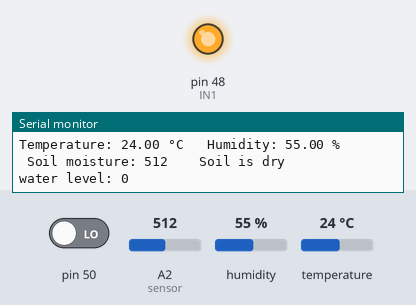
Simulated run of this sketch. Board: Arduino Mega 2560, built with avr-gcc and run on an emulated ATmega2560. Shown: output pins drawn as LEDs (lit = HIGH), the last lines printed to the serial monitor. The inputs (shaded band) are chosen by the test bench; at power-on: A2 (sensor) = 512, pin 50 LOW, humidity 55 %, temperature 24 °C.

Above: at 16.0 s.
16.1 s: A2 (sensor) set to 583
18.5 s: A2 (sensor) set to 610
At 28.2 s:
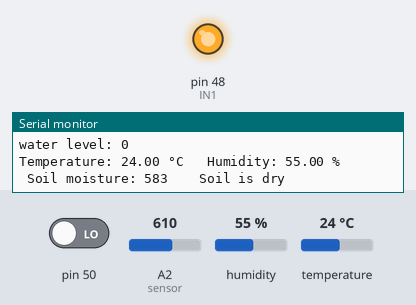
42.5 s: A2 (sensor) set to 590
At 48.3 s:
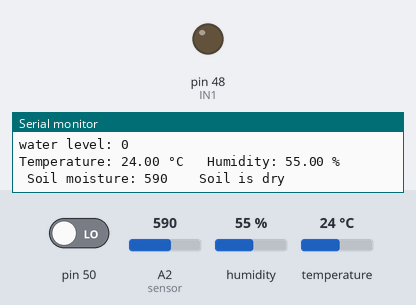
Timing chart, 0 to 49.8 s (numbered marks = the images above; inputs shaded):
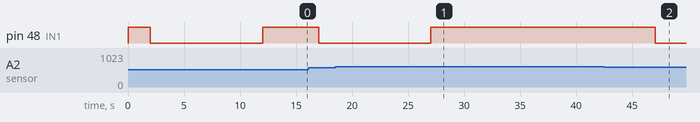

The sketch:

IrrigationSystem_string.ino
```cpp
#include "DHT.h"

#define DHT_PIN 52
#define DHT_TYPE DHT22
#define IN1 48
DHT dht22(DHT_PIN, DHT_TYPE);
const int min1SoilMoisture = 600;
const int max2SoilMoisture = 300;
const int mid1SoilMoisture = min1SoilMoisture-((min1SoilMoisture-max2SoilMoisture)/3);
const int mid2SoilMoisture = max2SoilMoisture+((min1SoilMoisture-max2SoilMoisture)/3);
int soilMoisture = 0;
int waterLevel = 0;
String str;
String pumpData;

void setup() {
  Serial.begin(115200);
  Serial3.begin(115200);
  dht22.begin();
  pinMode(IN1,OUTPUT);
  digitalWrite(IN1,HIGH);
  pinMode(50,INPUT);
}
void loop() {
  delay(2000);
  float temperature = dht22.readTemperature();
  float humidity = dht22.readHumidity();
  if (isnan(temperature) || isnan(humidity)){
    Serial.println("Reading error from the DHT22 sensor!");
    return;
  }
  else{
    Serial.print("Temperature: ");
    Serial.print(temperature);
    Serial.print(" °C\t ");
    Serial.print("Humidity: ");
    Serial.print(humidity);
    Serial.print(" %\n ");
  }
  soilMoisture = analogRead(A2); // connect sensor to Analog
  Serial.print("Soil moisture: ");
  Serial.print(soilMoisture);
  Serial.print(" \t ");
  if(soilMoisture > mid1SoilMoisture && soilMoisture < min1SoilMoisture){
    Serial.print("Soil is dry\n");
    digitalWrite(IN1, LOW);
    delay(10000);
    digitalWrite(IN1, HIGH);
  }
  else{
    if(soilMoisture > mid2SoilMoisture && soilMoisture < mid1SoilMoisture){
     Serial.print("Soil is wet\n");
    }
    else{
      Serial.print("Soil is very Wet\n");
    }
  }
  delay(3000);
  waterLevel = digitalRead(50);
  Serial.print("water level: ");
  Serial.print(waterLevel);
  Serial.print("\n");
  int soilMoisturePercent = 100-((100*(soilMoisture-max2SoilMoisture))/(min1SoilMoisture-max2SoilMoisture));
  int temperatureInt = (int)temperature;
  int humidityInt = (int)humidity;
  str =String("temperature=")+String(temperatureInt)+String("&humidity=")+String(humidityInt)+String("&moisture=")+String(soilMoisturePercent)+String("&water=")+String(waterLevel);
  if ( Serial3.available()){
    Serial.println(str);
    Serial3.println(str);
    delay(5000);
    pumpData = Serial3.readString();
    Serial.println(pumpData);
    if (pumpData.substring(13,20) == "Created") {
      Serial.print("Button: Turn on the water pump");
      digitalWrite(IN1, LOW);
      delay(10000);
      digitalWrite(IN1, HIGH);
    }
    delay(5000);
  }
}
```

Measured:
- after the input at 18.5 s, pin 48 (IN1): goes on until 27.0 s, then stays HIGH
- after the input at 42.5 s, pin 48 (IN1): HIGH → LOW after 4.5 s
